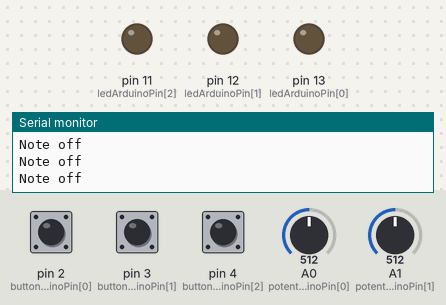
Recording of a sketch running on a simulated Arduino Uno, built with avr-gcc and run on an emulated ATmega328P. Shown: output pins drawn as LEDs (lit = HIGH), the last lines printed to the serial monitor. The inputs (shaded band) are chosen by the test bench; at power-on: pin 2 (buttonArduinoPin[0]) HIGH, pin 3 (buttonArduinoPin[1]) HIGH, pin 4 (buttonArduinoPin[2]) HIGH, A0 (potentiometersArduinoPin[0]) = 512, A1 (potentiometersArduinoPin[1]) = 512.

Above: at 1.2 s.
1.3 s: pin 2 (buttonArduinoPin[0]) pulled LOW for 0.15 s
At 1.45 s:
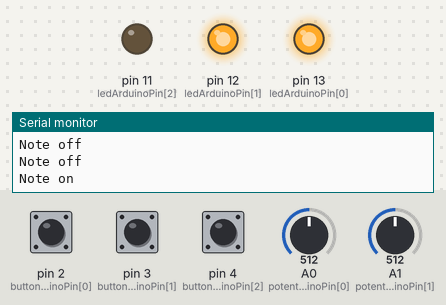
3.1 s: pin 2 (buttonArduinoPin[0]) pulled LOW for 3.2 s
At 3.7 s:
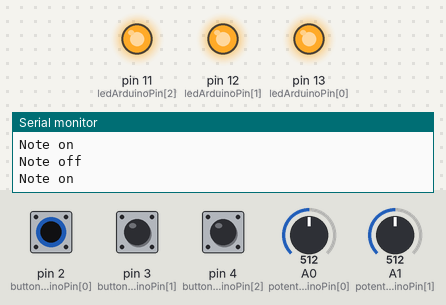
7.8 s: pin 3 (buttonArduinoPin[1]) pulled LOW for 3.2 s
At 12.0 s:
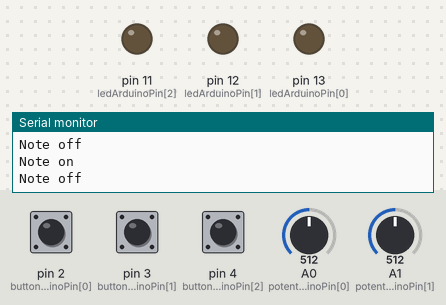
Timing chart, 0 to 13.5 s (numbered marks = the images above; inputs shaded):
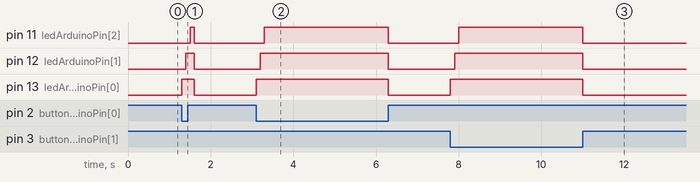

The sketch:

Midi_Controller.ino
```cpp
// pentru Arduino UNO
#define ATMEGA328 1
// definire librarii
#ifdef ATMEGA328
#include <MIDI.h>
MIDI_CREATE_DEFAULT_INSTANCE();
#endif
unsigned long time;
const int numberLEDs = 3;
const int ledArduinoPin[numberLEDs] = { 13, 12, 11 };
// Butoane
const int numberButtons = 3;                              // numarul total de butoane de pe placuta
const int buttonArduinoPin[numberButtons] = { 2, 3, 4 };  // pinurile digitale conectate la butoane

int buttonCState[numberButtons] = {};  // retine valoarea curenta a butonului
int buttonPState[numberButtons] = {};  // retine valoarea anterioara a butonului

// debounce // uneori cand apasam butonul si se atinge de partea de jos a placutei se poate apasa de mai multe ori in cateva milisecunde iar in serial monitor chiar daca apasam butonul doar o singura data ne poate aparea ca l-am apasat de mult mai multe ori
unsigned long lastDebounceTime[numberButtons] = { 0 };  // ultima data cand pinul de iesire a fost comutat
unsigned long debounceDelay = 50;                       // timpul de debalansare; creste daca iesirea palpaie

// Potentiometre
const int numberPots = 2;                                     // numarul total de potentiometre de pe placuta
const int potentiometersArduinoPin[numberPots] = { A0, A1 };  // pinurile analogice conectate la potentiometre

int potCState[numberPots] = { 0 };  // retine valoarea curenta a potentiometrului
int potPState[numberPots] = { 0 };  // retine valoarea anterioara a potentiometrului
int potVar = 0;                     // diferenta dintre valoarea curenta si cea anterioara a potentiometrului

int midiCState[numberPots] = { 0 };  // valoarea curenta din midi
int midiPState[numberPots] = { 0 };  // valoarea anterioara din midi

const int timeout = 300;                  // perioada de timp in care potentiometrul va fi citit dupa ce depaseste varThreshold (variabila de prag)
const int varThreshold = 10;              // pragul pentru variatia semnalului potentiometrului
boolean potMoving = true;                 // daca potentiometrul se misca
unsigned long pTime[numberPots] = { 0 };  // valoarea timpului anterior
unsigned long timer[numberPots] = { 0 };  // stocheaza timpul care a trecut de la resetarea temporizatorului

// MIDI
byte midiCh = 1;  // canalul MIDI care va fi folosit in Ableton
byte note = 36;   // cea mai scazuta nota care va fi folosita
byte cc = 1;      // cel mai scazut MIDI CC (Control Change) care va fi folosit


// SETUP
void setup() {  // se executa doar o data in program

  // Baud Rate
  // 115200 pentru Hairless MIDI
  Serial.begin(115200);

#ifdef DEBUG
  Serial.println("Debug mode");
  Serial.println();  // salt la linie noua
#endif

  // Butoane
  // initializare butoane cu pull up resistor (rezistor folosit pentru a asigura o stare cunoscuta pentru un semnal)
  for (int i = 0; i < numberButtons; i++) {
    pinMode(buttonArduinoPin[i], INPUT_PULLUP);  // in loc sa conectezi un rezistor manual pui comanda PULLUP (butonul e de tip intrare)
    pinMode(ledArduinoPin[i], OUTPUT);
  }
}

// LOOP
void loop() {  // se executa de mai multe ori, de unde si numele

  buttons();
  potentiometers();
}


// Butoane
void buttons() {

  for (int i = 0; i < numberButtons; i++) {

    buttonCState[i] = digitalRead(buttonArduinoPin[i]);  // citeste pinul de pe Arduino la butoane, (vrem sa stim cum e butonul on/off sau 5V/0V)

    // de cate ori apasam pe buton trebuie sa-i retinem timpul
    if ((millis() - lastDebounceTime[i]) > debounceDelay) {

      if (buttonPState[i] != buttonCState[i]) {
        lastDebounceTime[i] = millis();

        if (buttonCState[i] == LOW) {  // daca butonul curent este apasat

          // trimite nota ON din MIDI la placuta
#ifdef ATMEGA328
          MIDI.sendNoteOn(note + i, 127, midiCh);  // nota, viteza, canal
          Serial.println("Note on");
          for (int i = 0; i < numberLEDs; i++) {
            digitalWrite(ledArduinoPin[i], HIGH);
            time = millis();
            delay(100);
          }


#elif DEBUG
          Serial.print(i);
          Serial.println(": button on");
#endif

        } else {

          // trimite nota OF din MIDI la placuta
#ifdef ATMEGA328
          MIDI.sendNoteOn(note + i, 0, midiCh);  // nota, viteza, canal
          Serial.println("Note off");
          for (int i = 0; i < numberLEDs; i++) {
            digitalWrite(ledArduinoPin[i], LOW);
          }

#elif DEBUG
          Serial.print(i);
          Serial.println(": button off");
#endif
        }
        buttonPState[i] = buttonCState[i];
      }
    }
  }
}

// Potentiometre
void potentiometers() {

  for (int i = 0; i < numberPots; i++) {

    potCState[i] = analogRead(potentiometersArduinoPin[i]);  // citeste pinul de pe arduino la potentiometre

    midiCState[i] = map(potCState[i], 0, 1023, 0, 127);  // mapeaza citirea lui potCState la o valoare utilizabila in midi

    potVar = abs(potCState[i] - potPState[i]);  // calculeaza valoarea absoluta a diferentei dintre starea curenta si cea anterioara a potentiometrului

    if (potVar > varThreshold) {  // deschide poarta daca variatia potentiometrului este mai mare decat pragul
      pTime[i] = millis();        // stocheaza timpul anterior
    }

    timer[i] = millis() - pTime[i];  // reseteaza timpul

    if (timer[i] < timeout) {  // daca temporizatorul este mai mic decat timpul maxim permis inseamna ca potentiometrul este inca in miscare
      potMoving = true;
    } else {
      potMoving = false;
    }

    if (potMoving == true) {  // daca potentiometrul este inca in miscare, trimiteti CC (Control Change)
      if (midiPState[i] != midiCState[i]) {

        // trimite MIDI CC la placuta
#ifdef ATMEGA328
        MIDI.sendControlChange(cc + i, midiCState[i], midiCh);  // numarul CC, valoarea CC, canalul MIDI

#elif DEBUG
        Serial.print("Pot: ");
        Serial.print(i);
        Serial.print(" ");
        Serial.println(midiCState[i]);
#endif
        potPState[i] = potCState[i];  // stocheaza citirea curenta a potentiometrului pentru a o compara cu urmatoarea
        midiPState[i] = midiCState[i];
      }
    }
  }
}
```

Measured:
- after the input at 1.3 s, pin 11 (ledArduinoPin[2]): LOW → HIGH after 0.20 s, → LOW 0.10 s later; pin 12 (ledArduinoPin[1]): LOW → HIGH after 0.10 s, → LOW 0.20 s later; pin 13 (ledArduinoPin[0]): LOW → HIGH at once, → LOW 0.30 s later
- after the input at 3.1 s, pin 11 (ledArduinoPin[2]): LOW → HIGH after 0.20 s, → LOW 3.0 s later; pin 12 (ledArduinoPin[1]): LOW → HIGH after 0.10 s, → LOW 3.1 s later; pin 13 (ledArduinoPin[0]): LOW → HIGH at once, → LOW 3.2 s later
- after the input at 7.8 s, pin 11 (ledArduinoPin[2]): LOW → HIGH after 0.20 s, → LOW 3.0 s later; pin 12 (ledArduinoPin[1]): LOW → HIGH after 0.10 s, → LOW 3.1 s later; pin 13 (ledArduinoPin[0]): LOW → HIGH at once, → LOW 3.2 s later
